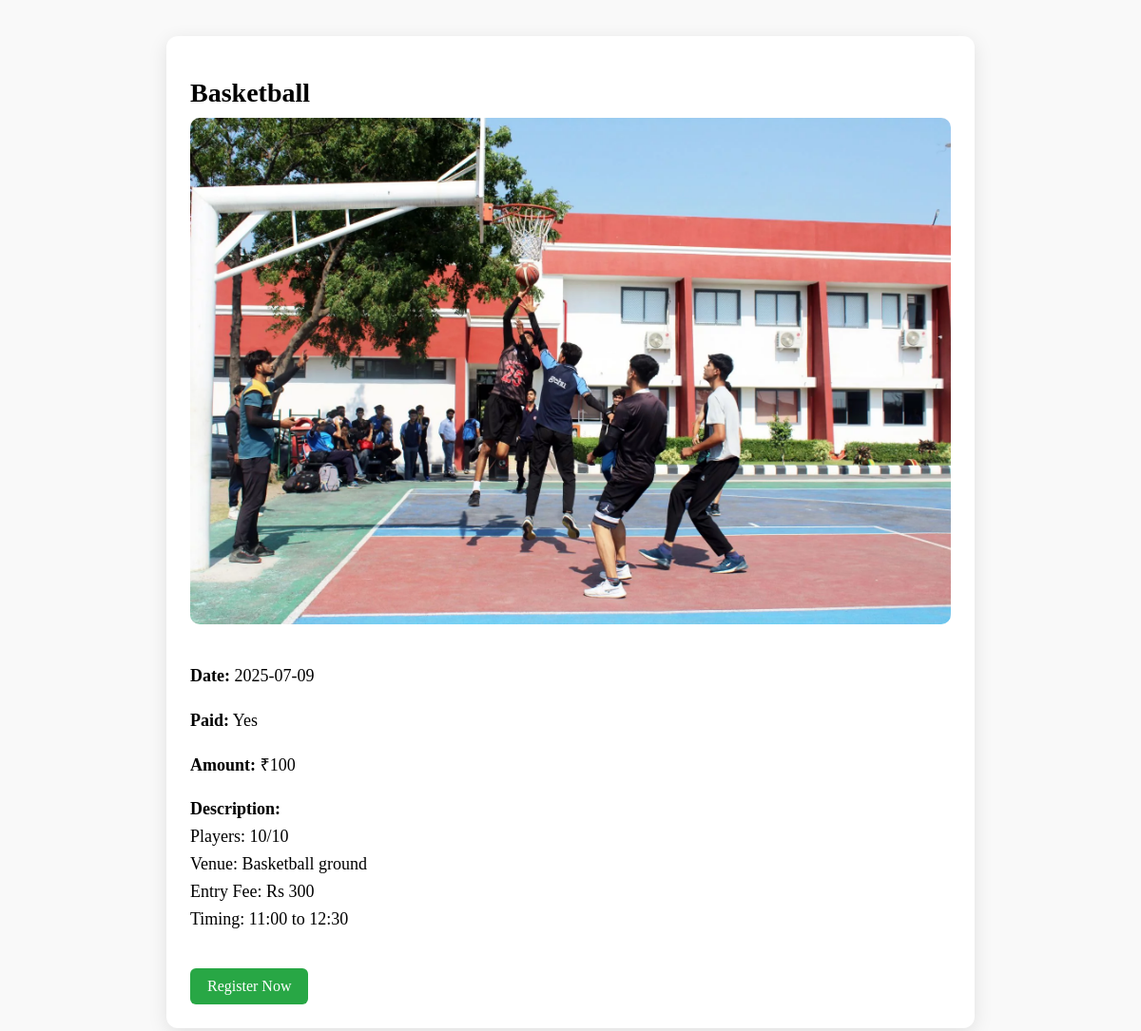
Screenshot of /view_sport_event.php?event_id=2 with the database file from the repository.
### tables this page shows
CREATE TABLE `sport_events` (
  `id` int(11) NOT NULL,
  `title` varchar(255) NOT NULL,
  `category` varchar(255) NOT NULL,
  `event_date` date NOT NULL,
  `image_path` varchar(255) NOT NULL,
  `event_name` varchar(255) NOT NULL,
  `event_type` varchar(100) NOT NULL,
  `is_paid` tinyint(1) DEFAULT 0,
  `amount` int(11) DEFAULT 0,
  `description` text DEFAULT NULL
);

### view_sport_event.php (the view, shortened to what this page needs)
<?php
$event_id = intval($_GET['event_id']);
$conn = new mysqli("localhost", "root", "", "cems");
$stmt = $conn->prepare("SELECT * FROM sport_events WHERE id = ?");
$stmt->bind_param("i", $event_id);
$stmt->execute();
$result = $stmt->get_result();
$event = $result->fetch_assoc();
?>
<!DOCTYPE html>
<html>
<head>
</head>
<body>
    <div class="event-container">
        <h1><?= htmlspecialchars($event['event_name']) ?></h1>
        <img src="<?= htmlspecialchars($event['image_path']) ?>" alt="Event Image"><br><br>
      <p><strong>Date:</strong> <?php echo htmlspecialchars($event['event_date']); ?></p>
    <p><strong>Paid:</strong> <?php echo $event['is_paid'] ? 'Yes' : 'No'; ?></p>
    <?php if ($event['is_paid']) echo "<p><strong>Amount:</strong> ₹" . htmlspecialchars($event['amount']) . "</p>"; ?>
    <p><strong>Description:</strong><br><?php echo nl2br(htmlspecialchars($event['description'])); ?></p>
        <a class="btn" href="register_event.php?event_id=<?= $event['id'] ?>&type=Sport">Register Now</a>
    </div>
</body>
</html>

### view_sport_event.php (style rules this page uses)
body { font-family: 'Times New Roman'; padding: 30px; background: #f9f9f9; }
.event-container { max-width: 800px; margin: auto; background: white; padding: 25px; border-radius: 12px; box-shadow: 0 5px 20px rgba(0,0,0,0.1); }
.event-container img { max-width: 100%; height: auto; border-radius: 10px; }
h1 { font-size: 28px; margin-bottom: 10px; }
p { font-size: 18px; line-height: 1.6; }
.btn { display: inline-block; margin-top: 20px; background: #28a745; color: white; text-decoration: none; padding: 10px 18px; border-radius: 6px; }

### rows the page displays
sport_events: event_name "Basketball", image_path (picture), event_date "2025-07-09", amount "100", description "Players: 10/10 Venue: Basketball ground Entry Fee: Rs 300 Timing: 11:00 to 12:30"
